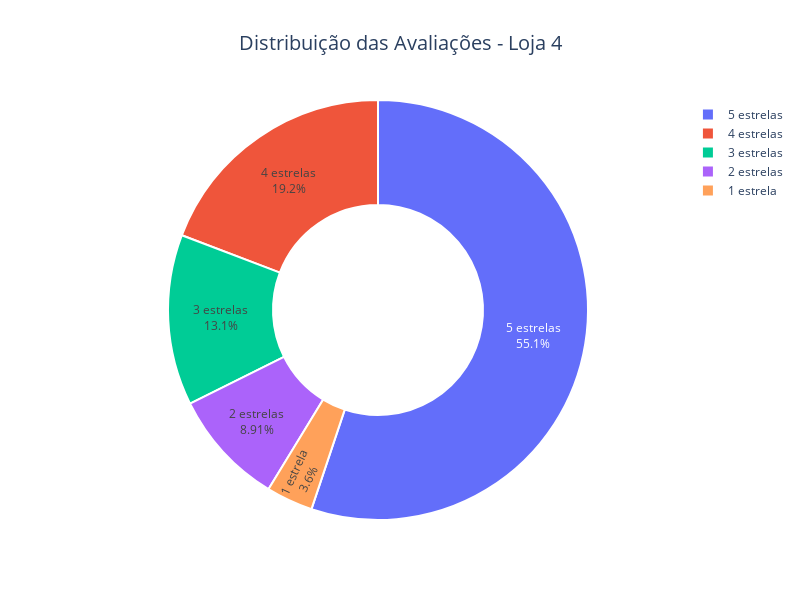

The code cell stored with this chart in its notebook:
### Code cell
loja4_avaliacao.index = ['1 estrela', '2 estrelas', '3 estrelas', '4 estrelas', '5 estrelas']

fig_avaliacao_loja4 = px.pie(
    loja4_avaliacao,
    values=loja4_avaliacao.values,
    names=loja4_avaliacao.index,
    title='Distribuição das Avaliações - Loja 4',
    hole=0.5,
    width=800,
    height=600,
)

fig_avaliacao_loja4.update_traces(
    textinfo='percent+label',
    textposition='inside',
    textfont=dict(size=12),
    marker=dict(line=dict(color='white', width=2))
)

fig_avaliacao_loja4.update_layout(
    title={
        'text': 'Distribuição das Avaliações - Loja 4',
        'x': 0.5,
        'xanchor': 'center',
        'font': {'size': 20}
    }
)

fig_avaliacao_loja4.show()

### Figure 1 — Plotly figure (JSON) as saved in the notebook; plotly's stock layout.template omitted (floating-point values rounded to 4 significant figures)
{"data": [{"domain": {"x": [0, 1], "y": [0, 1]}, "hole": 0.5, "hovertemplate": "index=%{label}<br>value=%{value}<extra></extra>", "labels": ["1 estrela", "2 estrelas", "3 estrelas", "4 estrelas", "5 estrelas"], "legendgroup": "", "marker": {"line": {"color": "white", "width": 2}}, "name": "", "showlegend": true, "textfont": {"size": 12}, "textinfo": "percent+label", "textposition": "inside", "type": "pie", "values": [85, 210, 310, 453, 1300]}], "layout": {"height": 600, "legend": {"tracegroupgap": 0}, "title": {"font": {"size": 20}, "text": "Distribuição das Avaliações - Loja 4", "x": 0.5, "xanchor": "center"}, "width": 800}}
